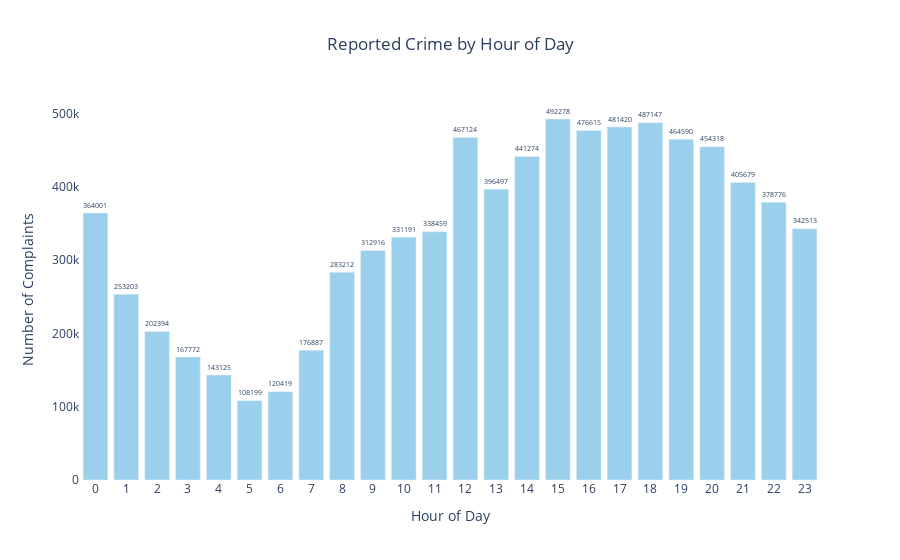

Here is the notebook cell this chart was saved with:
### Code cell
import plotly.express as px
import pandas as pd

# Prepare hour data
hours = df['CMPLNT_FR_TM'].str[:2]
hours = hours[~(hours == '(n')]  # Remove nulls
hour_counts = hours.value_counts().sort_index()
hour_df = pd.DataFrame({'Hour': hour_counts.index, 'Count': hour_counts.values.astype(int)})
hour_df['Hour'] = hour_df['Hour'].astype(int)

# Sort by hour
hour_df = hour_df.sort_values('Hour')

# Plotly bar chart
fig = px.bar(
    hour_df,
    x='Hour',
    y='Count',
    labels={'Count': 'Number of Complaints', 'Hour': 'Hour of Day'},
    title='Reported Crime by Hour of Day',
    text='Count'
)

fig.update_layout(
    plot_bgcolor='white',
    title_x=0.5,
    yaxis_title="Number of Complaints",
    xaxis=dict(
        tickmode='linear',
        dtick=1
    )
)
fig.update_traces(marker_color=color_plot, texttemplate='%{text}', textposition='outside')

fig.show()
fig.write_html("../images/crime_by_hour.html")

### Figure 1 — Plotly figure (JSON) as saved in the notebook; plotly's stock layout.template omitted (floating-point values rounded to 4 significant figures)
{"data": [{"hovertemplate": "Hour of Day=%{x}<br>Number of Complaints=%{text}<extra></extra>", "legendgroup": "", "marker": {"color": "#9ad0ec", "pattern": {"shape": ""}}, "name": "", "orientation": "v", "showlegend": false, "text": [364000.0, 253200.0, 202400.0, 167800.0, 143100.0, 108200.0, 120400.0, 176900.0, 283200.0, 312900.0, 331200.0, 338500.0, 467100.0, 396500.0, 441300.0, 492300.0, 476600.0, 481400.0, 487100.0, 464600.0, 454300.0, 405700.0, 378800.0, 342500.0], "textposition": "outside", "texttemplate": "%{text}", "type": "bar", "x": [0, 1, 2, 3, 4, 5, 6, 7, 8, 9, 10, 11, 12, 13, 14, 15, 16, 17, 18, 19, 20, 21, 22, 23], "xaxis": "x", "y": [364001, 253203, 202394, 167772, 143125, 108199, 120419, 176887, 283212, 312916, 331191, 338459, 467124, 396497, 441274, 492278, 476615, 481420, 487147, 464590, 454318, 405679, 378776, 342513], "yaxis": "y"}], "layout": {"barmode": "relative", "legend": {"tracegroupgap": 0}, "plot_bgcolor": "white", "title": {"text": "Reported Crime by Hour of Day", "x": 0.5}, "xaxis": {"anchor": "y", "domain": [0, 1], "dtick": 1, "tickmode": "linear", "title": {"text": "Hour of Day"}}, "yaxis": {"anchor": "x", "domain": [0, 1], "title": {"text": "Number of Complaints"}}}}
